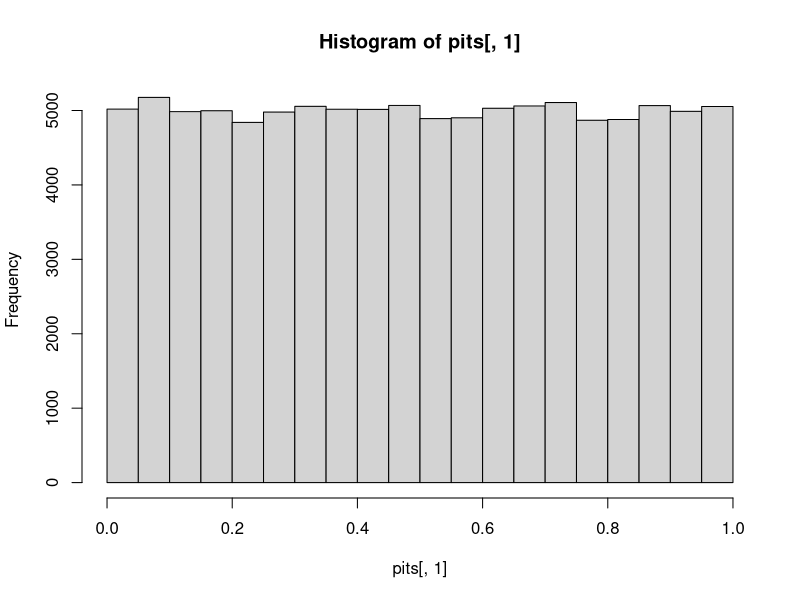
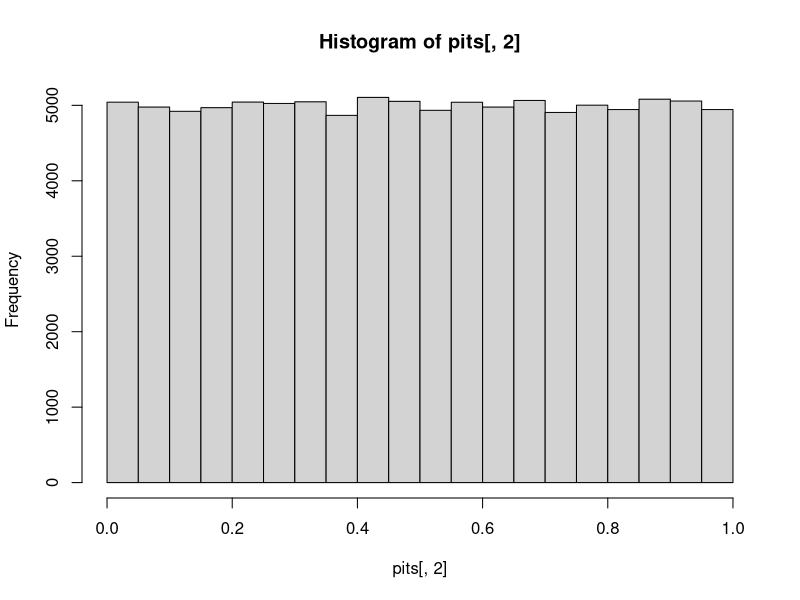
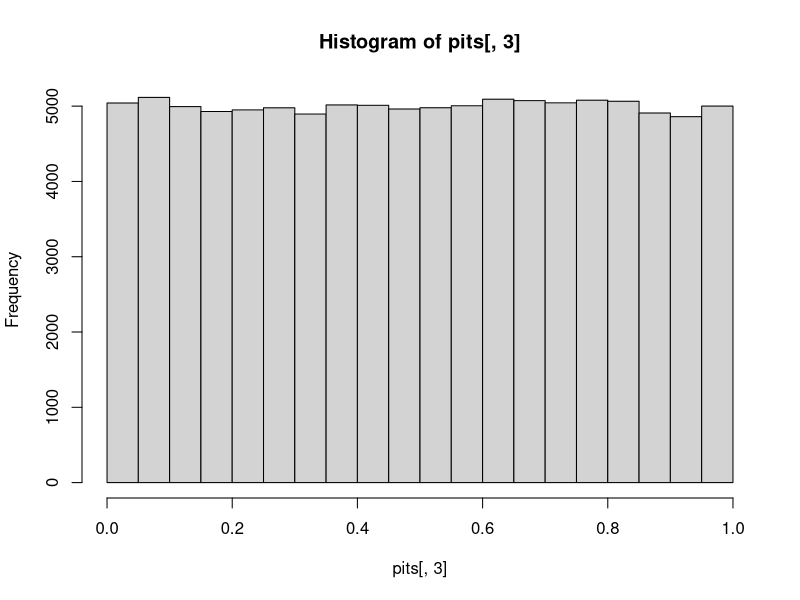
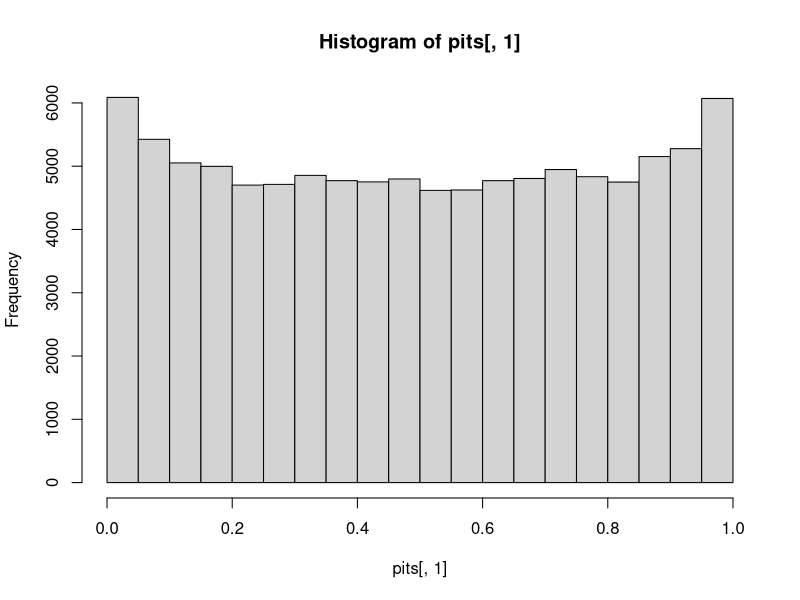
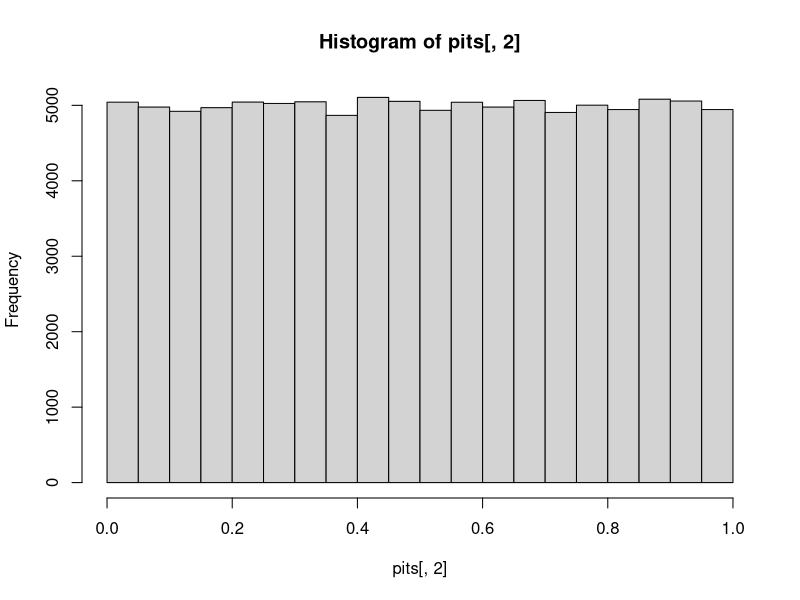
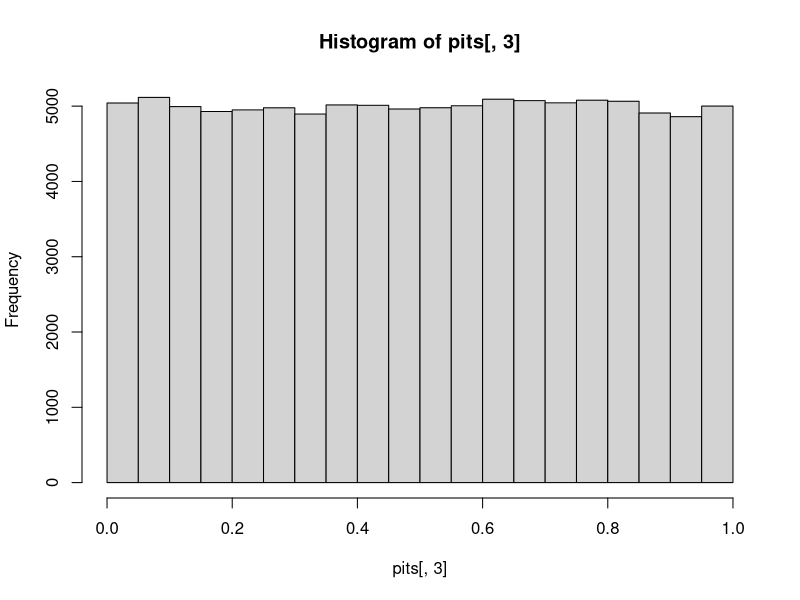
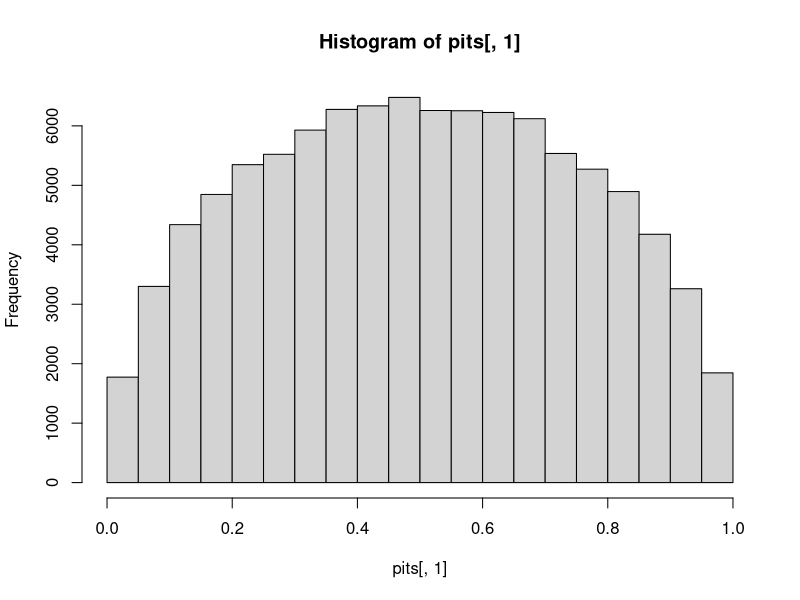
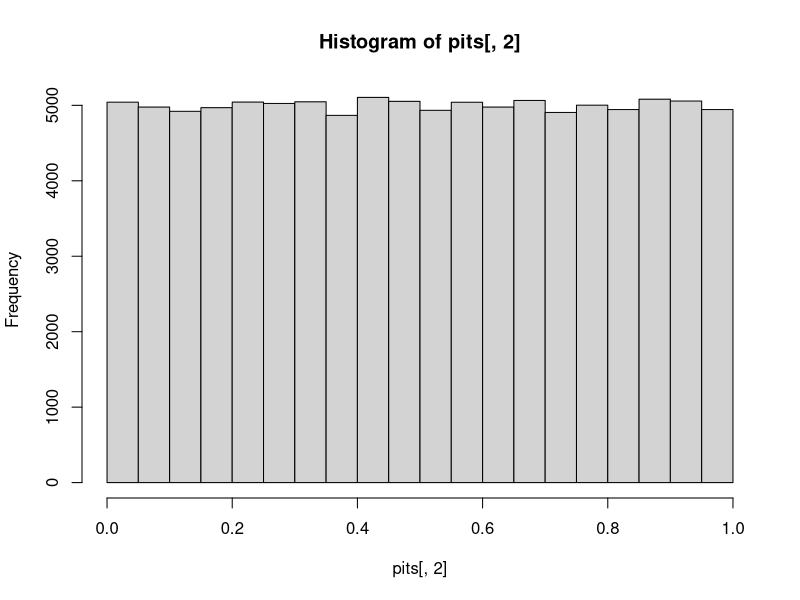

These charts were generated, in order, by the following R code:
## simulating Y
n <- 1e5
coefs <- c(a0 = 1, a1 = 1, a2 = 1, a3 = 1.1)
vars  <- matrix(rnorm(n = n*4), nrow = n, dimnames = list(NULL, c("x0", "x1", "x2", "x3")))
Y       <- vars %*% coefs + rnorm(n = n)

# Scenario 0: Simulation setup 
means0 <- sds0 <- matrix(NA, nrow = length(Y), ncol = 3)

for(i in 1:ncol(means0)){
    ind <- 1:4 %in% c(1, i+1)
    means0[,i]  <- vars[, ind] %*% coefs[ind]
    sds0[,i]    <- sqrt(1 + sum(coefs[!ind]^2))
}

## summary statistics
pits <- matrix(
    c(
        pnorm(Y, means0[,1], sds0[,1]),
        pnorm(Y, means0[,2], sds0[,2]),
        pnorm(Y, means0[,3], sds0[,3])
    ),
    ncol=3, byrow=FALSE
)
hist(pits[,1])
hist(pits[,2])
hist(pits[,3])

bias <- means0-cbind(Y, Y, Y)
colMeans(bias)
apply(bias, 2, FUN=var)

## Scenario 2: model 2 is underconfident, all unbiased
means2 <- sds2 <- matrix(NA, nrow = length(Y), ncol = 3)

for(i in 1:ncol(means2)){
    ind <- 1:4 %in% c(1, i+1)
    means2[,i]  <- (vars[, ind]) %*% coefs[ind]
    sds2[,i]    <- sqrt(1 + sum(coefs[!ind]^2))
}

## adding mis-calibration? kind of like shrinking to the middle?
#means2[,2]<- means2[,2]+sample(c(1,-1), n, replace=TRUE)
sds2[,1]<- sds2[,1]-0.1 ## subtracting variance to make it overconfident

## these two lines above have similar effects, both create overconfidence


## summary statistics
pits <- matrix(
    c(
        pnorm(Y, means2[,1], sds2[,1]),
        pnorm(Y, means2[,2], sds2[,2]),
        pnorm(Y, means2[,3], sds2[,3])
    ),
    ncol=3, byrow=FALSE
)
hist(pits[,1])
hist(pits[,2]) ## overconfident (dist'n too narrow): PIT is a smile
hist(pits[,3])

bias <- means2-cbind(Y, Y, Y)
colMeans(bias)
apply(bias, 2, FUN=var)
apply(means2, 2, FUN=var)

## Scenario 3: model 1 overconfident, all unbiased
means3 <- sds3 <- matrix(NA, nrow = length(Y), ncol = 3)

for(i in 1:ncol(means3)){
    ind <- 1:4 %in% c(1, i+1)
    means3[,i]  <- (vars[, ind]) %*% coefs[ind]
    sds3[,i]    <- sqrt(1 + sum(coefs[!ind]^2))
}

sds3[,1]<- sds3[,1]+0.5 ## adding variance to make it underconfident

## summary statistics
pits <- matrix(
    c(
        pnorm(Y, means3[,1], sds3[,1]),
        pnorm(Y, means3[,2], sds3[,2]),
        pnorm(Y, means3[,3], sds3[,3])
    ),
    ncol=3, byrow=FALSE
)
hist(pits[,1]) ## underconfident (too wide dist'n): PIT is a frown
hist(pits[,2]) 
hist(pits[,3])

bias <- means3-cbind(Y, Y, Y)
colMeans(bias)
apply(bias, 2, FUN=var)
